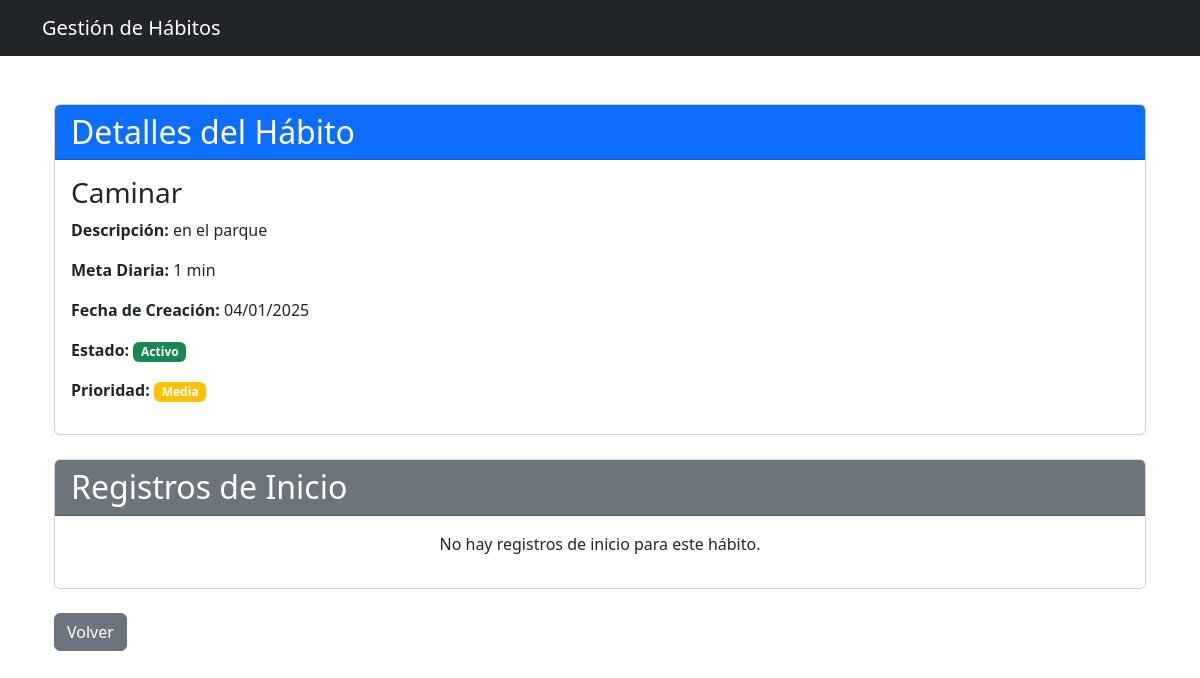
/detalle_habito/33/, run on the app's committed database.
### Aplicaciones/Habitos/models.py (models this page shows, shortened)
class Habitos(models.Model):
    nombre = models.CharField(max_length=255)
    descripcion = models.TextField(blank=True, null=True)
    meta_tiempo = models.PositiveIntegerField(default=15, help_text="Meta diaria en minutos")  # 60 minutos predeterminados
    fecha_creacion = models.DateTimeField(auto_now_add=True)
    estado = models.BooleanField(default=True)  # Activo o Inactivo
    prioridad = models.CharField(max_length=10)

### Aplicaciones/Habitos/views.py (the view)
# urls.py: path('detalle_habito/<int:pk>/', views.detalle_habito, name='detalle_habito'),
def detalle_habito(request, pk):
    habito = get_object_or_404(Habitos, pk=pk)
    registros = habito.registros.all()
    return render(request, 'detalle_habito.html', {
        'habito': habito,
        'registros': registros
    })

### Aplicaciones/Habitos/templates/detalle_habito.html
{% extends 'base.html' %}
{% block content %}
<div class="container mt-5">
    <div class="card mb-4">
        <div class="card-header bg-primary text-white">
            <h2 class="mb-0">Detalles del Hábito</h2>
        </div>
        <div class="card-body">
            <h3 class="card-title">{{ habito.nombre }}</h3>
            <p class="card-text"><strong>Descripción:</strong> {{ habito.descripcion }}</p>
            <p><strong>Meta Diaria:</strong> {{ habito.meta_tiempo }} min</p>
            <p><strong>Fecha de Creación:</strong> {{ habito.fecha_creacion|date:"d/m/Y" }}</p>
            <p><strong>Estado:</strong>
                {% if habito.estado %}
                <span class="badge bg-success">Activo</span>
                {% else %}
                <span class="badge bg-secondary">Inactivo</span>
                {% endif %}
            </p>
            <p><strong>Prioridad:</strong>
                <span class="badge
                    {% if habito.prioridad == 'Alta' %}bg-danger
                    {% elif habito.prioridad == 'Media' %}bg-warning
                    {% else %}bg-success{% endif %}">
                    {{ habito.prioridad }}
                </span>
            </p>
        </div>
    </div>
    <div class="card mt-4">
        <div class="card-header bg-secondary text-white">
            <h2 class="mb-0">Registros de Inicio</h2>
        </div>
        <div class="card-body">
            {% if registros %}
            <div class="table-responsive">
                <table id="tabla-registros" class="table table-striped table-hover">
                    <thead class="table-dark">
                        <tr>
                            <th>#</th>
                            <th>Fecha de Inicio</th>
                        </tr>
                    </thead>
                    <tbody>
                        {% for registro in registros %}
                        <tr>
                            <td>{{ forloop.counter }}</td>
                            <td>{{ registro.fecha_inicio|date:"d/m/Y H:i" }}</td>
                        </tr>
                        {% endfor %}
                    </tbody>
                </table>
            </div>
            {% else %}
            <p class="text-center">No hay registros de inicio para este hábito.</p>
            {% endif %}
        </div>
    </div>
    <div class="mt-4">
        <a href="{% url 'inicio' %}" class="btn btn-secondary">Volver</a>
    </div>
</div>
{% endblock %}

### data on the page
Habitos: nombre "Caminar", descripcion "en el parque", meta_tiempo "1", fecha_creacion "04/01/2025", prioridad "Media"
